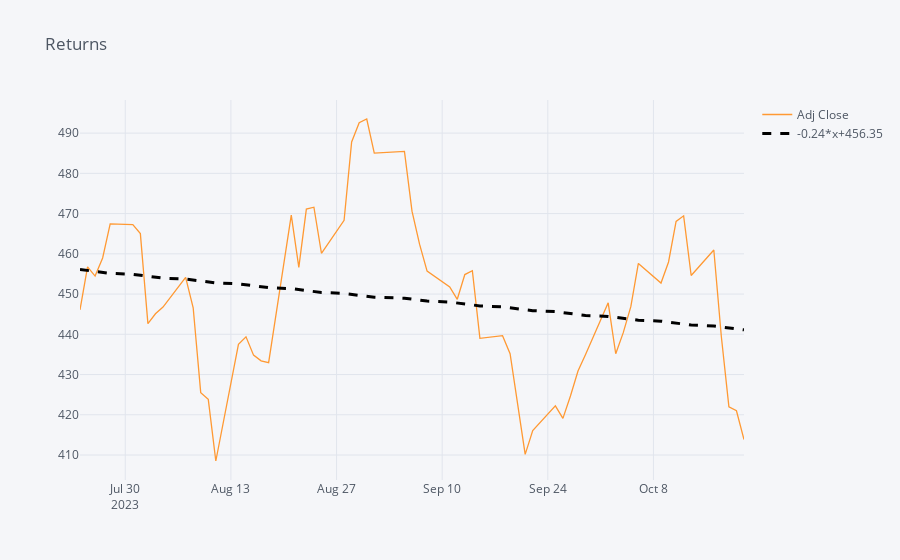

Notebook code for this chart:
### Code cell
stock_data['Adj Close'].iplot(title='Returns', bestfit=True, bestfit_colors=['black'])
